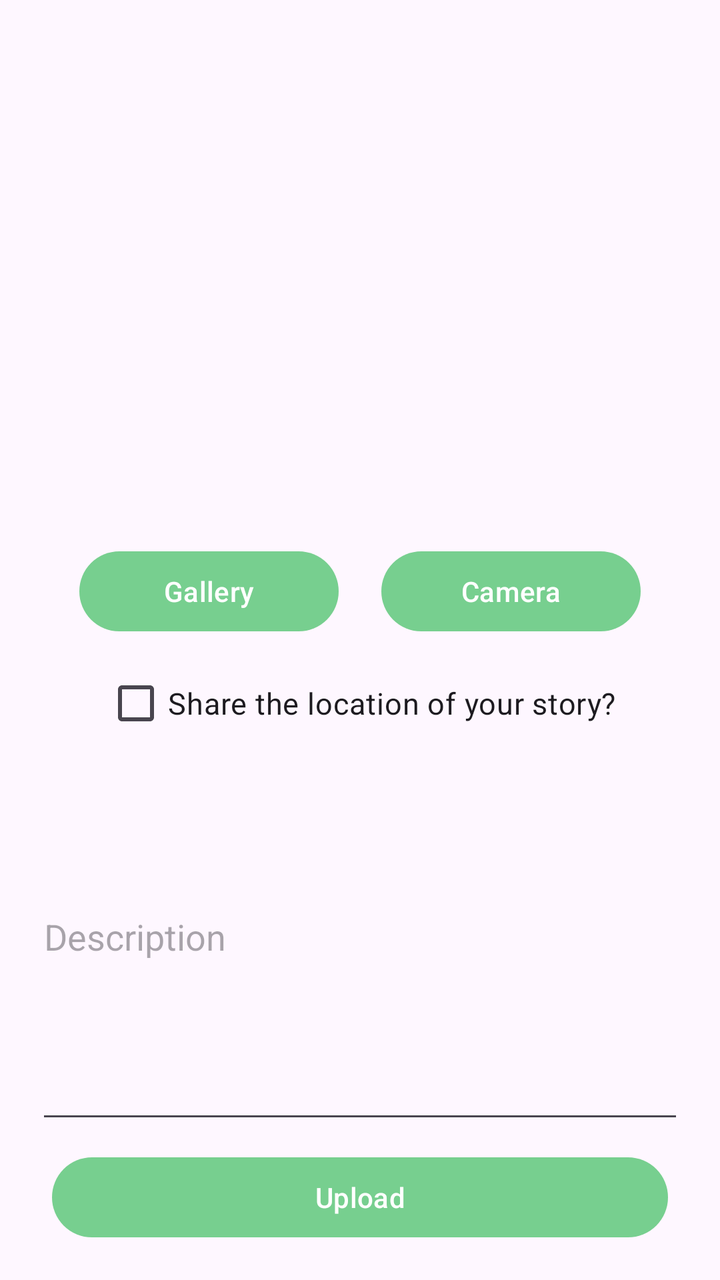
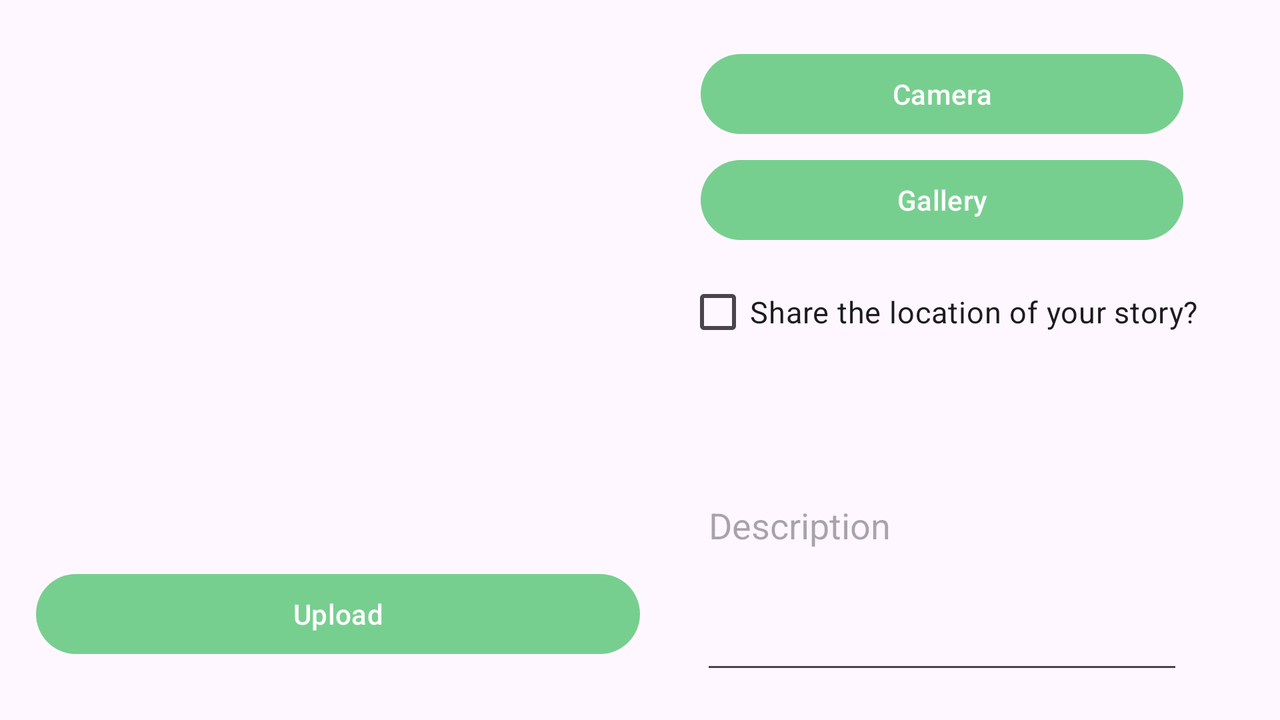

One screen, two layout resources from the same app: the default and the repository's alternative for another configuration. Each is rendered where Android would select it; the XML of both is given below.
<!-- AndroidManifest.xml: application theme Base.Theme.SubmissionStoryApp -->
<!-- res/layout/activity_story.xml -->
<?xml version="1.0" encoding="utf-8"?>
<androidx.constraintlayout.widget.ConstraintLayout xmlns:android="http://schemas.android.com/apk/res/android"
    xmlns:app="http://schemas.android.com/apk/res-auto"
    xmlns:tools="http://schemas.android.com/tools"
    android:layout_width="match_parent"
    android:layout_height="match_parent"
    tools:context=".view.story.StoryActivity"
    android:padding="18dp">

    <ImageView
        android:contentDescription="@string/image_story"
        android:id="@+id/previewImageView"
        android:layout_width="0dp"
        android:layout_height="0dp"
        android:scaleType="fitXY"
        app:layout_constraintBottom_toTopOf="@id/galleryButton"
        app:layout_constraintEnd_toEndOf="parent"
        app:layout_constraintHeight_percent="0.4"
        app:layout_constraintStart_toStartOf="parent"
        app:layout_constraintTop_toTopOf="parent"
        app:srcCompat="@drawable/ic_place_holder" />


    <Button
        android:id="@+id/cameraButton"
        android:layout_width="0dp"
        android:layout_height="wrap_content"
        android:layout_marginTop="12dp"
        android:text="@string/camera"

        app:layout_constraintEnd_toEndOf="parent"
        app:layout_constraintStart_toEndOf="@+id/galleryButton"
        app:layout_constraintTop_toBottomOf="@+id/previewImageView"
        app:layout_constraintWidth_percent="0.4" />

    <Button
        android:id="@+id/galleryButton"
        android:layout_width="0dp"
        android:layout_height="wrap_content"
        android:layout_marginTop="12dp"
        android:scaleType="fitCenter"
        android:text="@string/gallery"
        app:layout_constraintEnd_toStartOf="@+id/cameraButton"
        app:layout_constraintHorizontal_bias="0.5"
        app:layout_constraintStart_toStartOf="parent"
        app:layout_constraintTop_toBottomOf="@+id/previewImageView"
        app:layout_constraintWidth_percent="0.4" />

    <EditText
        android:id="@+id/descEditText"
        android:layout_width="0dp"
        android:layout_height="200dp"
        android:layout_marginBottom="8dp"
        android:hint="@string/description"
        android:importantForAutofill="no"
        android:inputType="textMultiLine"
        app:layout_constraintBottom_toTopOf="@+id/uploadButton"
        app:layout_constraintEnd_toEndOf="parent"
        app:layout_constraintHorizontal_bias="0.5"
        app:layout_constraintStart_toStartOf="parent"
        app:layout_constraintTop_toBottomOf="@+id/permissionShareStoryLocation" />
    <CheckBox
        android:id="@+id/permissionShareStoryLocation"
        android:layout_width="wrap_content"
        android:layout_height="wrap_content"
        android:text="@string/share_location_story"
        android:textSize="15sp"
        android:layout_marginTop="8dp"
        app:layout_constraintTop_toBottomOf="@id/galleryButton"
        app:layout_constraintEnd_toEndOf="parent"
        app:layout_constraintStart_toStartOf="parent" />

    <Button
        android:id="@+id/uploadButton"
        android:layout_width="0dp"
        android:layout_height="wrap_content"
        android:layout_marginStart="8dp"
        android:layout_marginEnd="8dp"
        android:layout_marginBottom="8dp"
        android:text="@string/upload"
        app:layout_constraintBottom_toBottomOf="parent"
        app:layout_constraintEnd_toEndOf="parent"
        app:layout_constraintHorizontal_bias="0.5"
        app:layout_constraintStart_toStartOf="parent"
        app:layout_constraintTop_toBottomOf="@+id/descEditText" />

    <ProgressBar
        android:id="@+id/progress_bar"
        android:layout_width="wrap_content"
        android:layout_height="wrap_content"
        android:visibility="gone"
        app:layout_constraintBottom_toBottomOf="parent"
        app:layout_constraintEnd_toEndOf="parent"
        app:layout_constraintStart_toStartOf="parent"
        app:layout_constraintTop_toTopOf="parent" />

</androidx.constraintlayout.widget.ConstraintLayout>
<!-- resources referenced by this layout -->
<resources>
  <string name="camera">Camera</string>
  <string name="description">Description</string>
  <string name="gallery">Gallery</string>
  <string name="image_story">image story</string>
  <string name="share_location_story">Share the location of your story?</string>
  <string name="upload">Upload</string>
  <style name="Base.Theme.SubmissionStoryApp" parent="Theme.Material3.DayNight">
          
          
          <item name="colorPrimary">@color/green</item>
          <item name="colorSecondary">@color/dark_green</item>
          <item name="android:windowIsTranslucent">true</item>
  
          <item name="android:windowActivityTransitions">true</item>
          <item name="android:windowEnterTransition">@android:transition/move</item>
          <item name="android:windowExitTransition">@android:transition/move</item>
      </style>
  <color name="green">#77CF8F</color>
  <color name="dark_green">#4A6F59</color>
</resources>
<!-- res/layout-land/activity_story.xml (the repository's variant of the layout above) -->
<!-- drawn on the phone turned sideways -->
<?xml version="1.0" encoding="utf-8"?>
<androidx.constraintlayout.widget.ConstraintLayout xmlns:android="http://schemas.android.com/apk/res/android"
    xmlns:app="http://schemas.android.com/apk/res-auto"
    xmlns:tools="http://schemas.android.com/tools"
    android:layout_width="match_parent"
    android:layout_height="match_parent"
    android:padding="18dp"
    tools:context=".view.story.StoryActivity">

    <ImageView
        android:contentDescription="@string/image_story"
        android:id="@+id/previewImageView"
        android:layout_width="0dp"
        android:layout_height="0dp"
        android:scaleType="fitXY"
        app:layout_constraintBottom_toTopOf="@+id/uploadButton"
        app:layout_constraintHeight_percent="0.8"
        app:layout_constraintStart_toStartOf="parent"
        app:layout_constraintTop_toTopOf="parent"
        app:layout_constraintWidth_percent="0.5"
        app:srcCompat="@drawable/ic_place_holder" />

    <Button
        android:id="@+id/uploadButton"
        android:layout_width="0dp"
        android:layout_height="wrap_content"
        android:layout_marginBottom="8dp"
        android:text="@string/upload"
        app:layout_constraintBottom_toBottomOf="parent"


        app:layout_constraintEnd_toEndOf="@+id/previewImageView"
        app:layout_constraintHorizontal_bias="0.5"
        app:layout_constraintStart_toStartOf="@+id/previewImageView"
        app:layout_constraintTop_toBottomOf="@+id/previewImageView" />


    <Button
        android:id="@+id/cameraButton"
        android:layout_width="0dp"
        android:layout_height="wrap_content"
        android:text="@string/camera"
        app:layout_constraintBottom_toTopOf="@+id/galleryButton"
        app:layout_constraintEnd_toEndOf="parent"
        app:layout_constraintHorizontal_bias="0.5"
        app:layout_constraintStart_toEndOf="@+id/previewImageView"
        app:layout_constraintTop_toTopOf="parent"
        app:layout_constraintWidth_percent="0.4" />

    <Button
        android:id="@+id/galleryButton"
        android:layout_width="0dp"
        android:layout_height="wrap_content"
        android:scaleType="fitCenter"
        android:text="@string/gallery"
        app:layout_constraintBottom_toTopOf="@+id/descEditText"
        app:layout_constraintEnd_toEndOf="@+id/cameraButton"
        app:layout_constraintHorizontal_bias="0.5"
        app:layout_constraintStart_toStartOf="@+id/cameraButton"
        app:layout_constraintTop_toBottomOf="@+id/cameraButton"
        app:layout_constraintWidth_percent="0.4" />

    <EditText
        android:id="@+id/descEditText"
        android:layout_width="0dp"
        android:layout_height="0dp"
        android:hint="@string/description"
        android:importantForAutofill="no"
        android:inputType="textMultiLine"
        app:layout_constraintBottom_toBottomOf="parent"
        app:layout_constraintEnd_toEndOf="@+id/galleryButton"
        app:layout_constraintHeight_percent="0.5"
        app:layout_constraintHorizontal_bias="0.5"
        app:layout_constraintStart_toStartOf="@+id/galleryButton"
        app:layout_constraintTop_toBottomOf="@+id/permissionShareStoryLocation"
        app:layout_constraintWidth_percent="0.4" />

    <CheckBox
        android:id="@+id/permissionShareStoryLocation"
        android:layout_width="wrap_content"
        android:layout_height="wrap_content"
        android:layout_marginTop="8dp"
        android:text="@string/share_location_story"
        android:textSize="15sp"
        app:layout_constraintEnd_toEndOf="@+id/galleryButton"
        app:layout_constraintStart_toStartOf="@+id/galleryButton"
        app:layout_constraintTop_toBottomOf="@id/galleryButton" />


        <ProgressBar
            android:id="@+id/progress_bar"
            android:layout_width="wrap_content"
            android:layout_height="wrap_content"
            android:visibility="gone"
            app:layout_constraintBottom_toBottomOf="parent"
            app:layout_constraintEnd_toEndOf="parent"
            app:layout_constraintStart_toStartOf="parent"
            app:layout_constraintTop_toTopOf="parent" />

</androidx.constraintlayout.widget.ConstraintLayout>
